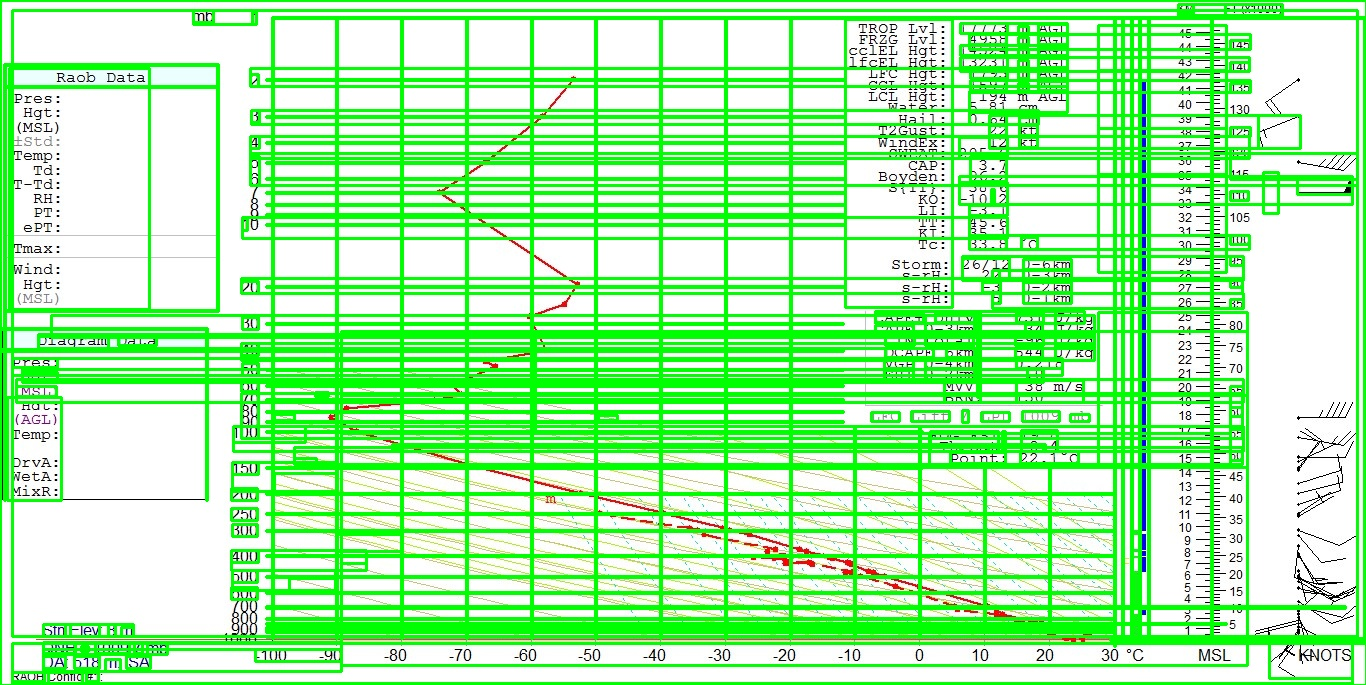
#> input picture 12.JPG.roi.jpg, 1366 x 685 px
$ python check_roi.py 12.JPG.roi.jpg
#> lines starting #> are read from the running program, lines starting #| are printed output that depends on the picture
#!/usr/bin/python3

try:
	from PIL import Image, ImageDraw
except ImportError:
	import Image
import pytesseract
from pytesseract import Output
import sys
import cv2
import numpy as np

if len(sys.argv) < 2:
	print('Usage: ./check_roi.py image_file')
	exit()

image_file = sys.argv[1]

# Simple image to string
img = cv2.imread(image_file, cv2.IMREAD_GRAYSCALE)
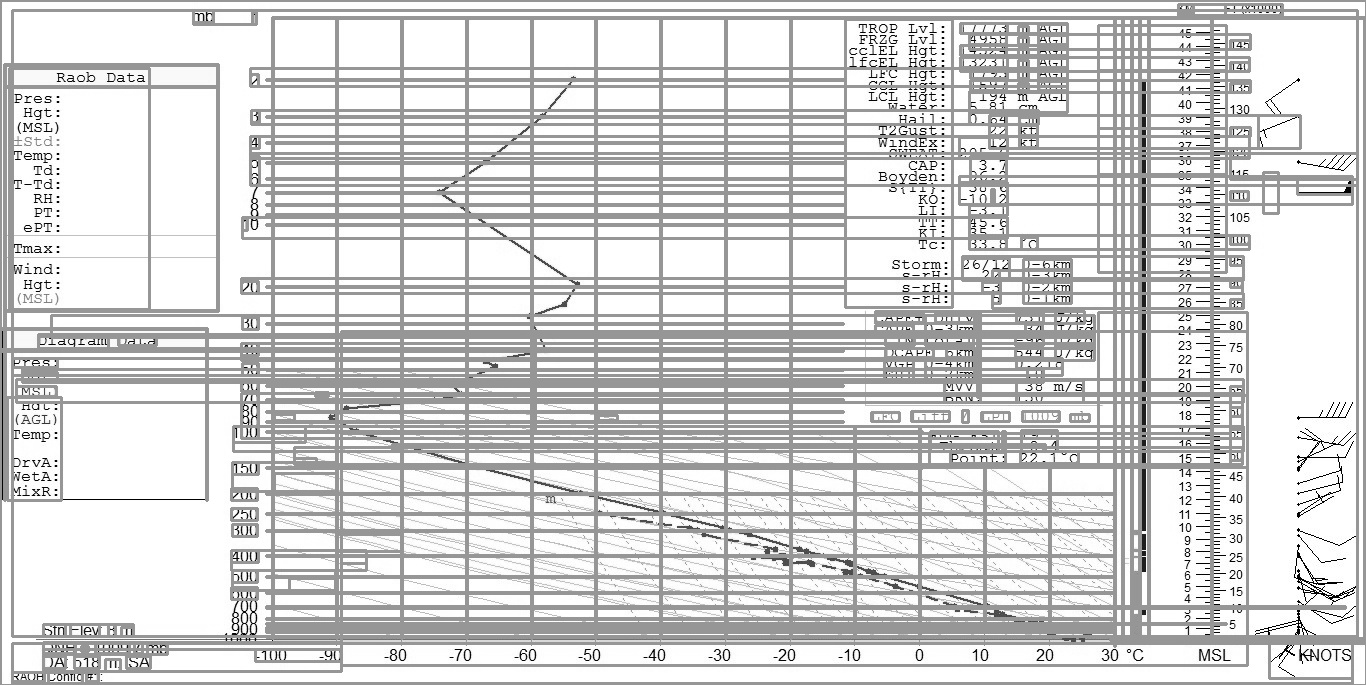
#> img: shape (685, 1366); min 0, max 255, mean 214.5
#> (the run stopped early here; a loop or call above may not have finished)

$ run again, on Basic_Lg.jpg.roi.jpg
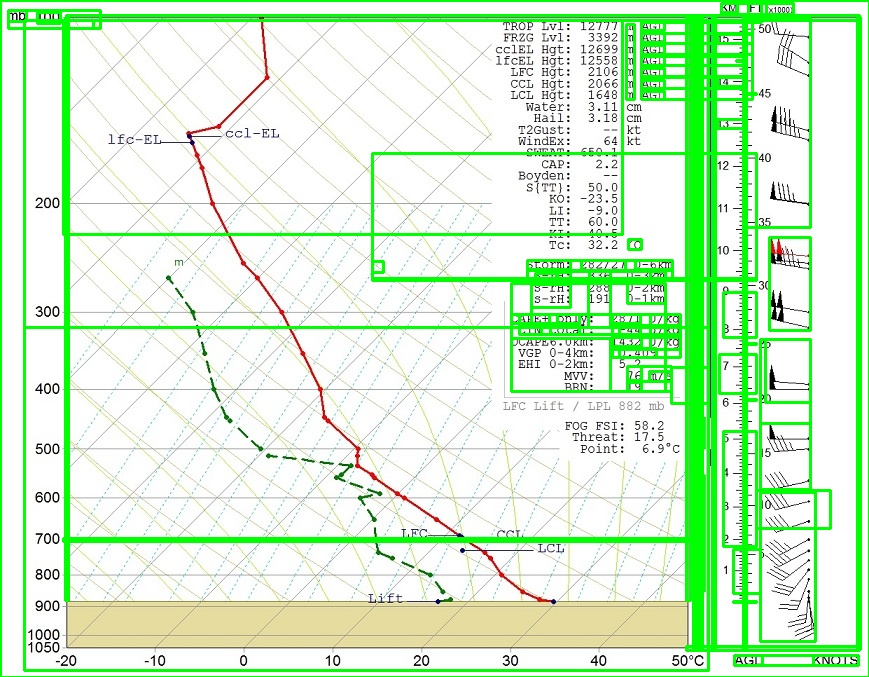
#> input picture Basic_Lg.jpg.roi.jpg, 869 x 677 px
#> `img = cv2.imread(image_file, cv2.IMREAD_GRAYSCALE)`:
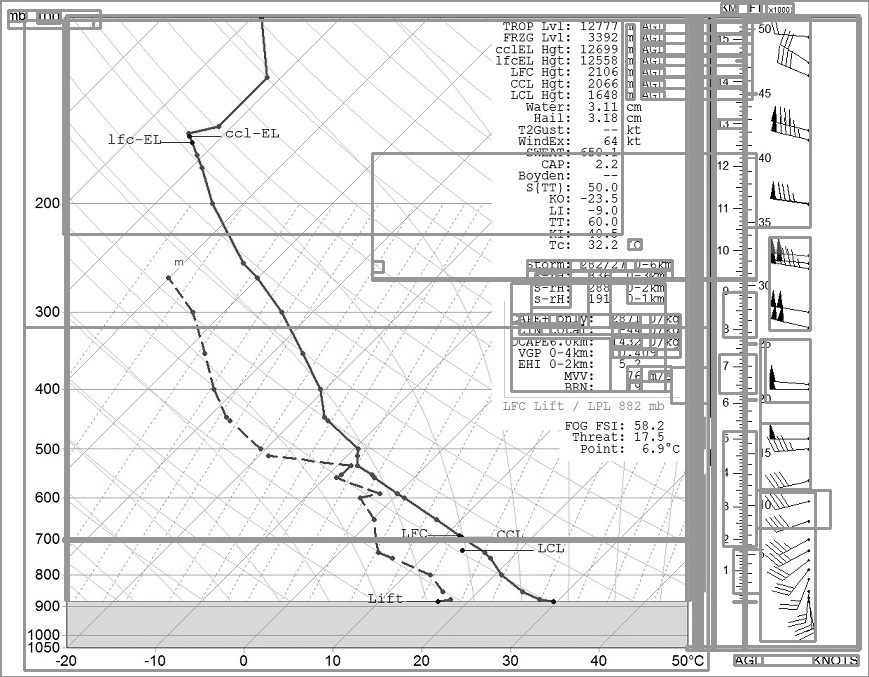
#> img: shape (677, 869); min 0, max 255, mean 230.1

$ run again, on RAOB.jpg
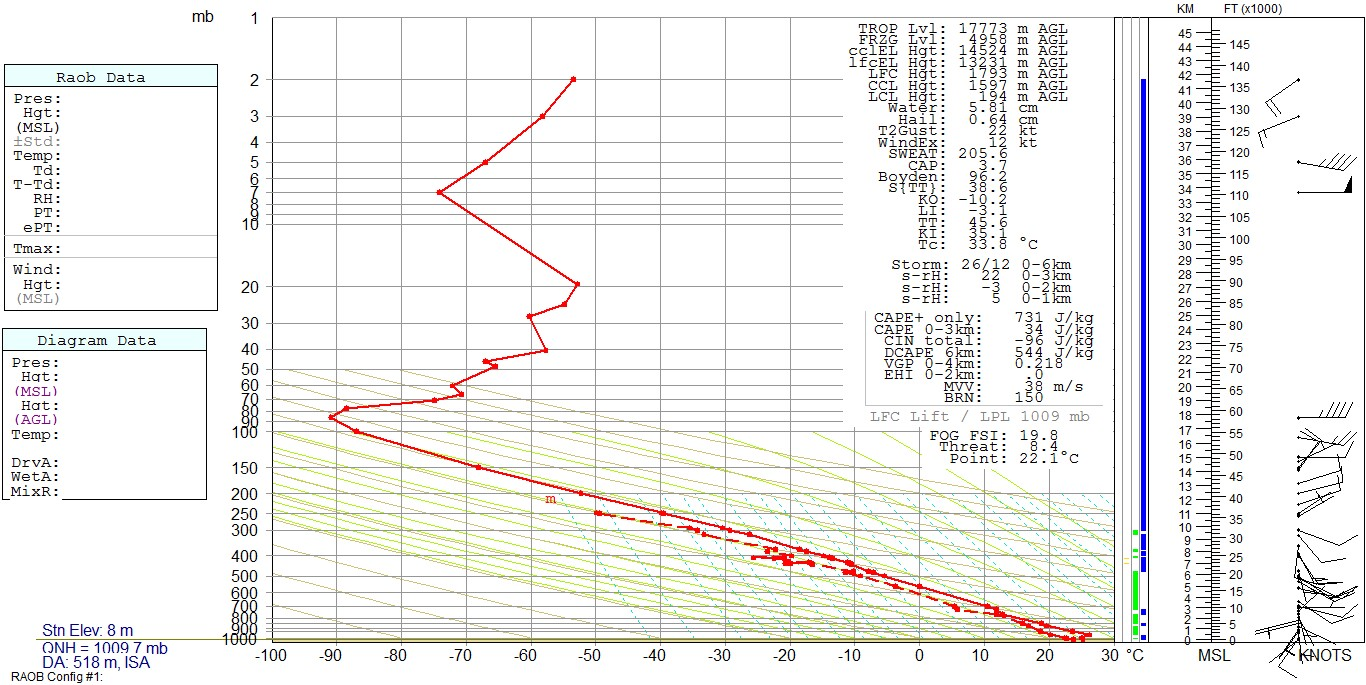
#> input picture RAOB.jpg, 1366 x 685 px
#> `img = cv2.imread(image_file, cv2.IMREAD_GRAYSCALE)`:
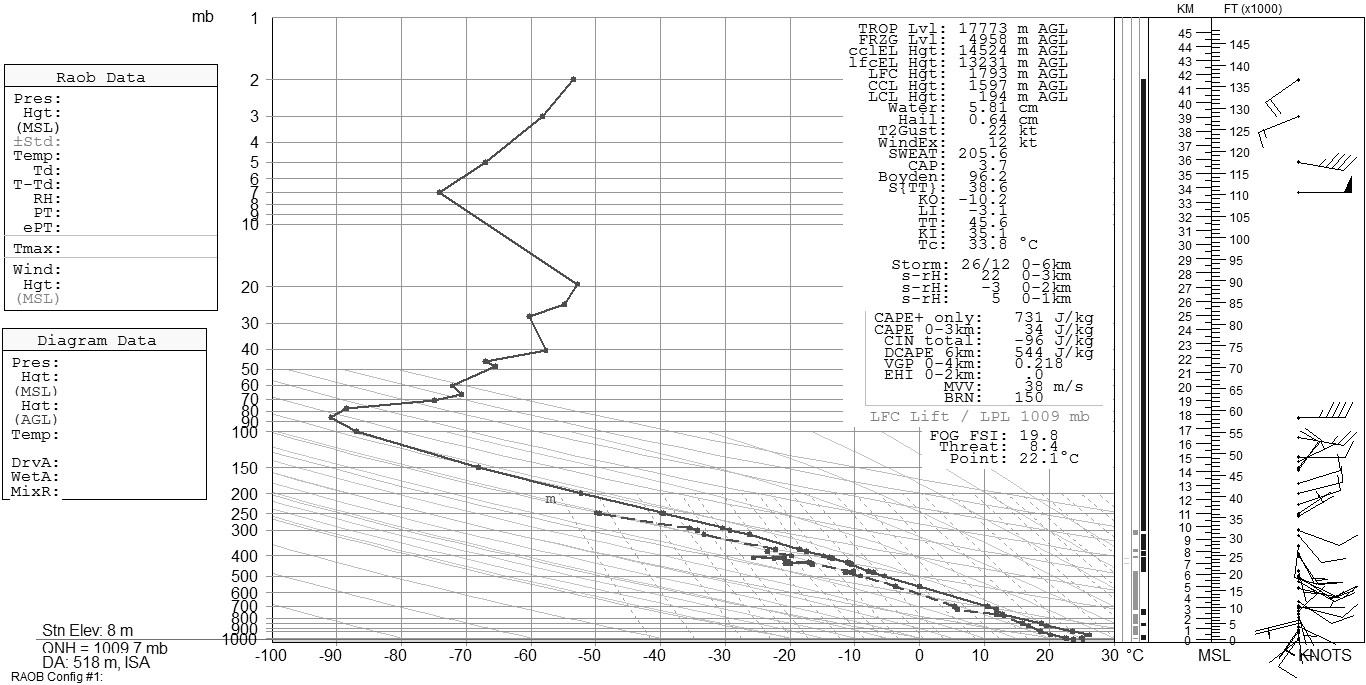
#> img: shape (685, 1366); min 0, max 255, mean 239.9
